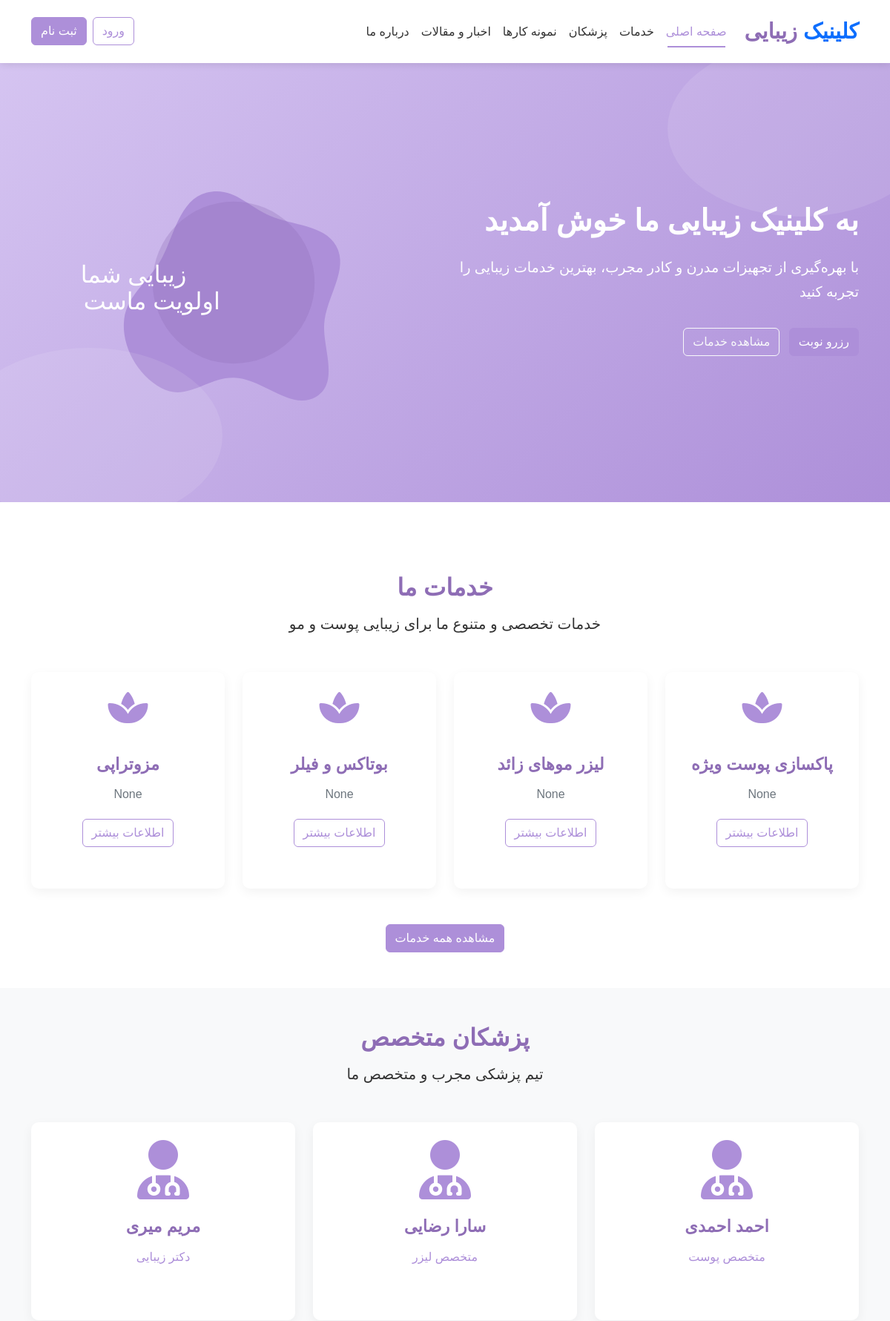
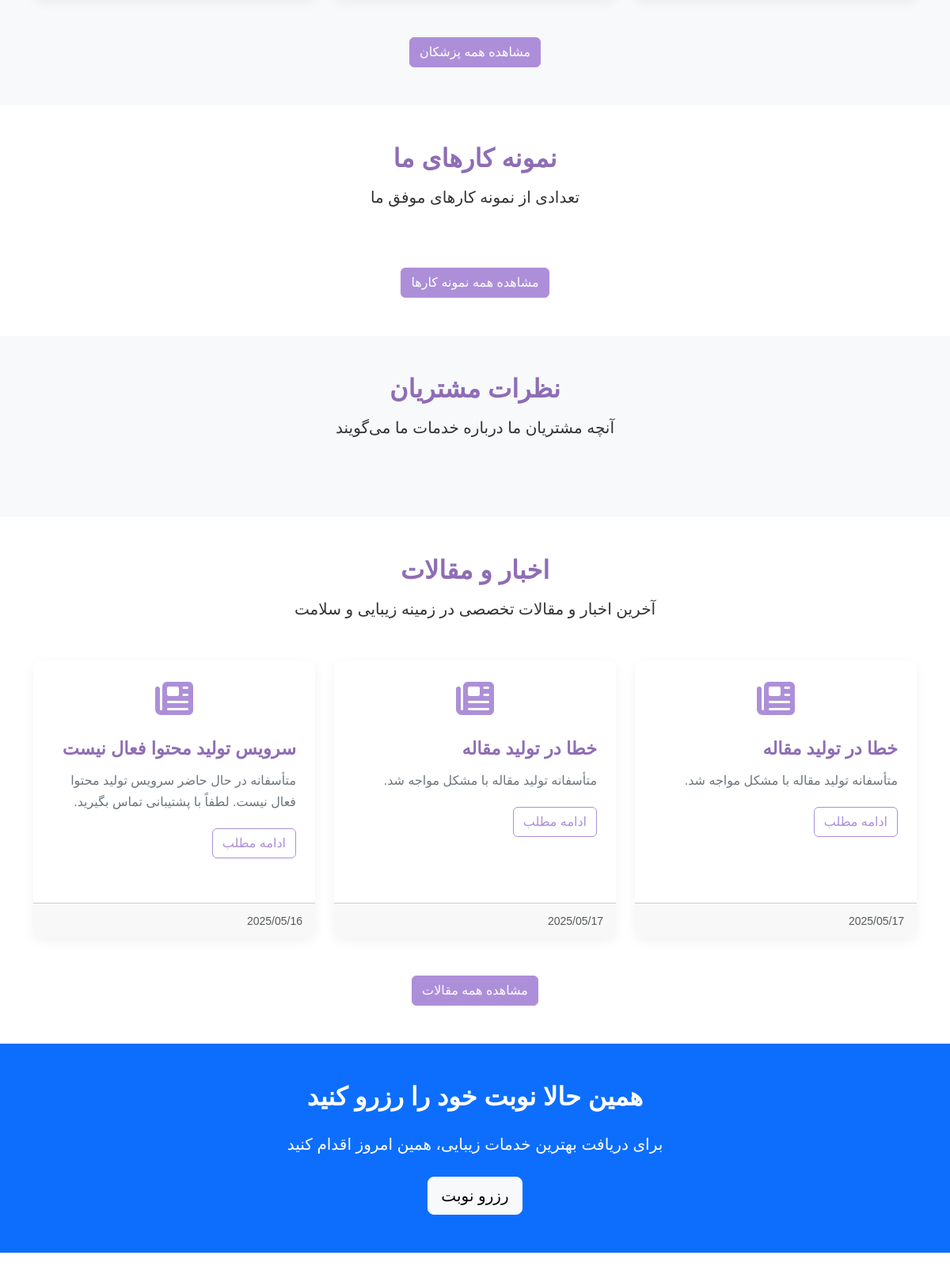
The page / (upper part) on the database its author committed (2 pictures, top to bottom).
### models.py (models this page shows)
class Service(db.Model):
    id = db.Column(db.Integer, primary_key=True)
    name = db.Column(db.String(100), nullable=False)
    description = db.Column(db.Text, default='')
    short_description = db.Column(db.String(255), default='')
    price = db.Column(db.Integer, default=0)
    duration = db.Column(db.Integer, default=30)  # in minutes
    image_url = db.Column(db.String(255), default='')
    appointments = db.relationship('Appointment', backref='service', lazy='dynamic')
    portfolio_items = db.relationship('Portfolio', backref='service', lazy='dynamic')

class Doctor(db.Model):
    id = db.Column(db.Integer, primary_key=True)
    name = db.Column(db.String(100), nullable=False)
    title = db.Column(db.String(100), nullable=False, default='')  # تخصص
    bio = db.Column(db.Text, nullable=True, default='')
    image_url = db.Column(db.String(255), default='')
    experience_years = db.Column(db.Integer, default=0)
    education = db.Column(db.Text, default='')
    certifications = db.Column(db.Text, default='')
    services = db.relationship('Service', secondary='doctor_service', backref='doctors')
    appointments = db.relationship('Appointment', backref='doctor', lazy='dynamic')

class News(db.Model):
    id = db.Column(db.Integer, primary_key=True)
    title = db.Column(db.String(150), nullable=False)
    content = db.Column(db.Text, nullable=False)
    image_url = db.Column(db.String(255), default='')
    created_at = db.Column(db.DateTime, default=datetime.utcnow)
    is_published = db.Column(db.Boolean, default=True)
    is_ai_generated = db.Column(db.Boolean, default=False)

### routes.py (the view)
@main.route('/')
def index():
    featured_services = Service.query.limit(4).all()
    featured_doctors = Doctor.query.limit(3).all()
    latest_news = News.query.filter_by(is_published=True).order_by(News.created_at.desc()).limit(3).all()
    featured_portfolio = Portfolio.query.filter_by(is_featured=True).limit(6).all()
    recent_reviews = Review.query.filter_by(is_approved=True).order_by(Review.created_at.desc()).limit(5).all()
    return render_template('index.html',
                           services=featured_services,
                           doctors=featured_doctors,
                         news=latest_news,
                           portfolio=featured_portfolio,
                           reviews=recent_reviews)

### app.py (called while the page is built)
def create_app():
    app = Flask(__name__)
    app.config['SECRET_KEY'] = 'your_secret_key'  # حتماً یه کلید قوی بساز
    app.config['SQLALCHEMY_DATABASE_URI'] = 'sqlite:///beauty_clinic.db'
    app.config['SQLALCHEMY_TRACK_MODIFICATIONS'] = False
    @app.context_processor
    def inject_now():
        return {'now': datetime.utcnow()}
    db.init_app(app)
    admin.init_app(app)
    login_manager = LoginManager()
    login_manager.login_view = 'auth.login'  # اگر auth نداری می‌تونی برداری یا اصلاح کنی
    login_manager.init_app(app)
    @login_manager.user_loader
    def load_user(user_id):
        return User.query.get(int(user_id))
    app.register_blueprint(main)
    app.register_blueprint(auth_blueprint, url_prefix='/auth')
    app.register_blueprint(admin_bp)
    with app.app_context():
        db.create_all()
    return app

### templates/index.html (shortened to what this page needs)
{% extends "base.html" %}
{% block content %}
<section class="hero">
    <div class="container">
        <div class="row align-items-center">
            <div class="col-lg-6" data-aos="fade-left">
                <h1>به کلینیک زیبایی ما خوش آمدید</h1>
                <p>با بهره‌گیری از تجهیزات مدرن و کادر مجرب، بهترین خدمات زیبایی را تجربه کنید</p>
                <div class="mt-4">
                    <a href="{{ url_for('main.booking') }}" class="btn btn-primary me-2 mb-2">رزرو نوبت</a>
                    <a href="{{ url_for('main.services') }}" class="btn btn-outline-light mb-2">مشاهده خدمات</a>
                </div>
            </div>
            <div class="col-lg-6 d-none d-lg-block" data-aos="fade-right">
                <svg width="100%" height="400" viewBox="0 0 600 400" xmlns="http://www.w3.org/2000/svg">
                    <text x="230" y="200" font-family="Vazir, Tahoma, sans-serif" font-size="35" fill="white">زیبایی شما</text>
                    <text x="280" y="240" font-family="Vazir, Tahoma, sans-serif" font-size="35" fill="white">اولویت ماست</text>
                </svg>
            </div>
        </div>
    </div>
</section>
<section class="py-5">
    <div class="container">
        <div class="text-center mb-5" data-aos="fade-up">
            <h2>خدمات ما</h2>
            <p class="lead">خدمات تخصصی و متنوع ما برای زیبایی پوست و مو</p>
        </div>
        <div class="row">
            {% for service in services %}
            <div class="col-md-6 col-lg-3 mb-4" data-aos="fade-up" data-aos-delay="{{ loop.index * 100 }}">
                <div class="card h-100">
                    {% if service.image_url %}
                    <img src="{{ service.image_url }}" class="card-img-top" alt="{{ service.name }}">
                    {% else %}
                    <div class="text-center pt-4">
                        <i class="fas fa-spa service-icon"></i>
                    </div>
                    {% endif %}
                    <div class="card-body text-center">
                        <h5 class="card-title">{{ service.name }}</h5>
                        <p class="card-text">{{ service.short_description }}</p>
                        <a href="{{ url_for('main.service_detail', service_id=service.id) }}" class="btn btn-outline-primary">اطلاعات بیشتر</a>
                    </div>
                </div>
            </div>
            {% endfor %}
        </div>
        <div class="text-center mt-4">
            <a href="{{ url_for('main.services') }}" class="btn btn-primary">مشاهده همه خدمات</a>
        </div>
    </div>
</section>
<section class="py-5 bg-light">
    <div class="container">
        <div class="text-center mb-5" data-aos="fade-up">
            <h2>پزشکان متخصص</h2>
            <p class="lead">تیم پزشکی مجرب و متخصص ما</p>
        </div>
        <div class="row">
            {% for doctor in doctors %}
            <div class="col-md-4 mb-4" data-aos="fade-up" data-aos-delay="{{ loop.index * 100 }}">
                <div class="card h-100">
                    {% if doctor.image_url %}
                    <img src="{{ doctor.image_url }}" class="card-img-top doctor-img" alt="{{ doctor.name }}">
                    {% else %}
                    <div class="text-center pt-4">
                        <i class="fas fa-user-md" style="font-size: 5rem; color: var(--primary-color);"></i>
                    </div>
                    {% endif %}
                    <div class="card-body text-center">
                        <h5 class="card-title">{{ doctor.name }}</h5>
                        <p class="doctor-speciality">{{ doctor.title }}</p>
                    </div>
                </div>
            </div>
            {% endfor %}
        </div>
        <div class="text-center mt-4">
            <a href="{{ url_for('main.doctors') }}" class="btn btn-primary">مشاهده همه پزشکان</a>
        </div>
    </div>
</section>
<section class="py-5">
    <div class="container">
        <div class="text-center mb-5" data-aos="fade-up">
            <h2>نمونه کارهای ما</h2>
            <p class="lead">تعدادی از نمونه کارهای موفق ما</p>
        </div>
        <div class="text-center mt-4">
            <a href="{{ url_for('main.portfolio') }}" class="btn btn-primary">مشاهده همه نمونه کارها</a>
        </div>
    </div>
</section>
<section class="py-5 bg-light">
    <div class="container">
        <div class="text-center mb-5" data-aos="fade-up">
            <h2>نظرات مشتریان</h2>
            <p class="lead">آنچه مشتریان ما درباره خدمات ما می‌گویند</p>
        </div>
    </div>
</section>
<section class="py-5">
    <div class="container">
        <div class="text-center mb-5" data-aos="fade-up">
            <h2>اخبار و مقالات</h2>
            <p class="lead">آخرین اخبار و مقالات تخصصی در زمینه زیبایی و سلامت</p>
        </div>
        <div class="row">
            {% for item in news %}
            <div class="col-md-4 mb-4" data-aos="fade-up" data-aos-delay="{{ loop.index * 100 }}">
                <div class="card h-100">
                    {% if item.image_url %}
                    <img src="{{ item.image_url }}" class="card-img-top" alt="{{ item.title }}">
                    {% else %}
                    <div class="text-center pt-4">
                        <i class="fas fa-newspaper" style="font-size: 3rem; color: var(--primary-color);"></i>
                    </div>
                    {% endif %}
                    <div class="card-body">
                        <h5 class="card-title">{{ item.title }}</h5>
                        <p class="card-text">{{ item.content|truncate(100) }}</p>
                        <a href="{{ url_for('main.news_detail', news_id=item.id) }}" class="btn btn-outline-primary">ادامه مطلب</a>
                    </div>
                    <div class="card-footer text-muted">
                        <small>{{ item.created_at.strftime('%Y/%m/%d') }}</small>
                    </div>
                </div>
            </div>
            {% endfor %}
        </div>
        <div class="text-center mt-4">
            <a href="{{ url_for('main.news') }}" class="btn btn-primary">مشاهده همه مقالات</a>
        </div>
    </div>
</section>
<section class="py-5 bg-primary text-white">
    <div class="container text-center">
        <h2 class="text-white mb-4" data-aos="fade-up">همین حالا نوبت خود را رزرو کنید</h2>
        <p class="lead mb-4" data-aos="fade-up" data-aos-delay="100">برای دریافت بهترین خدمات زیبایی، همین امروز اقدام کنید</p>
        <a href="{{ url_for('main.booking') }}" class="btn btn-light btn-lg" data-aos="fade-up" data-aos-delay="200">رزرو نوبت</a>
    </div>
</section>
{% endblock %}

### static/css/style.css (style rules this page uses)
:root { --primary-color: #ad8fd9; --primary-light: #d5c4f1; --primary-dark: #8e6db5; --white: #ffffff; --light-gray: #f8f9fa; --dark-gray: #6c757d; --success: #28a745; --danger: #dc3545; --warning: #ffc107; --info: #17a2b8; }
body { font-family: 'Vazir', 'Tahoma', sans-serif; direction: rtl; text-align: right; background-color: var(--white); color: #333; line-height: 1.7; }
h1, h2, h3, h4, h5, h6 { font-weight: bold; color: var(--primary-dark); margin-bottom: 0.8rem; }
a { color: var(--primary-dark); transition: color 0.3s ease; }
.btn-primary { background-color: var(--primary-color); border-color: var(--primary-color); }
.btn-outline-primary { border-color: var(--primary-color); color: var(--primary-color); }
.hero { background: linear-gradient(135deg, var(--primary-light) 0%, var(--primary-color) 100%); padding: 6rem 0; margin-bottom: 3rem; position: relative; overflow: hidden; }
.hero::before { content: ''; position: absolute; top: -5%; right: -5%; width: 30%; height: 40%; background-color: rgba(255, 255, 255, 0.1); border-radius: 50%; }
.hero::after { content: ''; position: absolute; bottom: -5%; left: -5%; width: 30%; height: 40%; background-color: rgba(255, 255, 255, 0.1); border-radius: 50%; }
.hero h1 { color: var(--white); font-size: 2.5rem; margin-bottom: 1.5rem; }
.hero p { color: var(--white); font-size: 1.2rem; margin-bottom: 2rem; }
.card { border: none; border-radius: 10px; box-shadow: 0 5px 15px rgba(0, 0, 0, 0.05); overflow: hidden; transition: transform 0.3s ease, box-shadow 0.3s ease; margin-bottom: 2rem; }
.card-body { padding: 1.5rem; }
.card-title { font-size: 1.4rem; margin-bottom: 0.8rem; color: var(--primary-dark); }
.card-text { color: var(--dark-gray); margin-bottom: 1.2rem; }
.service-icon { font-size: 3rem; color: var(--primary-color); margin-bottom: 1rem; }
.doctor-speciality { color: var(--primary-color); font-weight: 500; }
[data-aos] { transition-property: transform, opacity !important; }

### rows shown on the page
Service: name "پاکسازی پوست ویژه", short_description "None"
Service: name "لیزر موهای زائد", short_description "None"
Service: name "بوتاکس و فیلر", short_description "None"
Service: name "مزوتراپی", short_description "None"
Doctor: name "احمد احمدی", title "متخصص پوست"
Doctor: name "سارا رضایی", title "متخصص لیزر"
Doctor: name "مریم میری", title "دکتر زیبایی"
News: title "خطا در تولید مقاله", content "متأسفانه تولید مقاله با مشکل مواجه شد.", created_at "2025/05/17"
News: title "خطا در تولید مقاله", content "متأسفانه تولید مقاله با مشکل مواجه شد.", created_at "2025/05/17"
News: title "سرویس تولید محتوا فعال نیست", content "متأسفانه در حال حاضر سرویس تولید محتوا فعال نیست. لطفاً با پشتیبانی تماس بگیرید.", created_at "2025/05/16"
